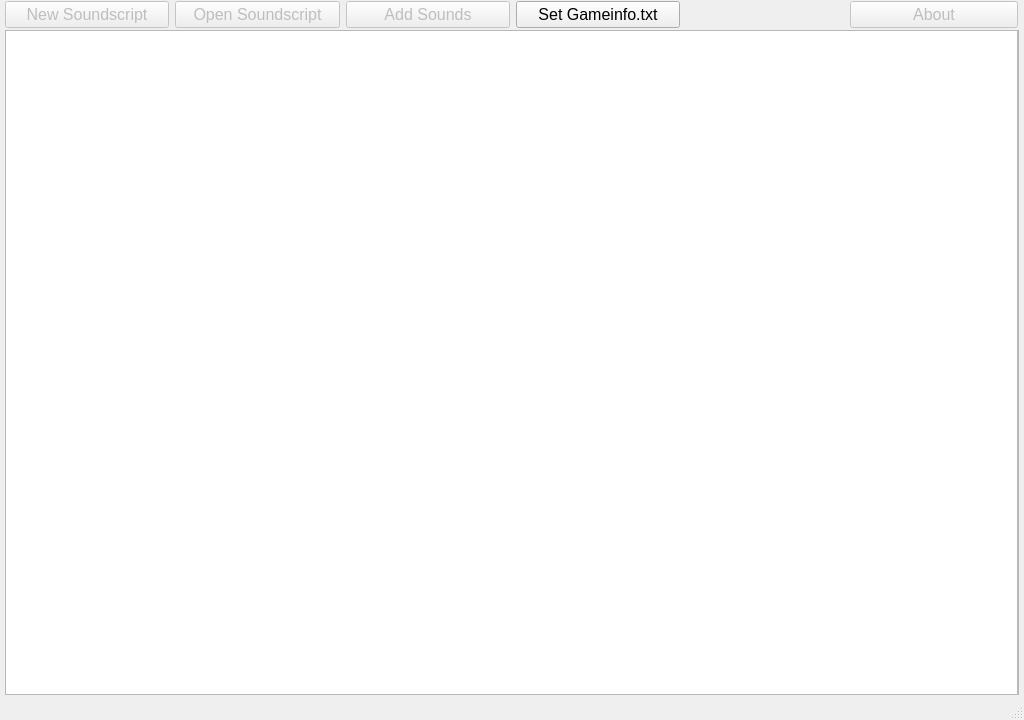
<?xml version="1.0" encoding="UTF-8"?>
<ui version="4.0">
 <class>MainWindow</class>
 <widget class="QMainWindow" name="MainWindow">
  <property name="enabled">
   <bool>true</bool>
  </property>
  <property name="geometry">
   <rect>
    <x>0</x>
    <y>0</y>
    <width>1024</width>
    <height>720</height>
   </rect>
  </property>
  <property name="sizePolicy">
   <sizepolicy hsizetype="Fixed" vsizetype="Fixed">
    <horstretch>0</horstretch>
    <verstretch>0</verstretch>
   </sizepolicy>
  </property>
  <property name="minimumSize">
   <size>
    <width>1024</width>
    <height>720</height>
   </size>
  </property>
  <property name="maximumSize">
   <size>
    <width>1024</width>
    <height>720</height>
   </size>
  </property>
  <property name="windowTitle">
   <string notr="true">Soundscripts Editor v.0.0.1</string>
  </property>
  <property name="locale">
   <locale language="English" country="UnitedStates"/>
  </property>
  <widget class="QWidget" name="centralwidget">
   <widget class="QFrame" name="frame">
    <property name="geometry">
     <rect>
      <x>5</x>
      <y>30</y>
      <width>1014</width>
      <height>665</height>
     </rect>
    </property>
    <property name="frameShape">
     <enum>QFrame::Shape::StyledPanel</enum>
    </property>
    <property name="frameShadow">
     <enum>QFrame::Shadow::Raised</enum>
    </property>
    <widget class="QTableView" name="tableView">
     <property name="geometry">
      <rect>
       <x>0</x>
       <y>0</y>
       <width>1013</width>
       <height>665</height>
      </rect>
     </property>
     <property name="sizeIncrement">
      <size>
       <width>6</width>
       <height>2</height>
      </size>
     </property>
     <property name="baseSize">
      <size>
       <width>6</width>
       <height>2</height>
      </size>
     </property>
    </widget>
   </widget>
   <widget class="QWidget" name="horizontalLayoutWidget">
    <property name="geometry">
     <rect>
      <x>-1</x>
      <y>-1</y>
      <width>681</width>
      <height>31</height>
     </rect>
    </property>
    <layout class="QHBoxLayout" name="horizontalLayout">
     <property name="leftMargin">
      <number>6</number>
     </property>
     <property name="topMargin">
      <number>0</number>
     </property>
     <item>
      <widget class="QPushButton" name="newSoundscriptButton">
       <property name="enabled">
        <bool>false</bool>
       </property>
       <property name="font">
        <font>
         <pointsize>12</pointsize>
        </font>
       </property>
       <property name="text">
        <string>New Soundscript</string>
       </property>
      </widget>
     </item>
     <item>
      <widget class="QPushButton" name="openSoundscriptButton">
       <property name="enabled">
        <bool>false</bool>
       </property>
       <property name="font">
        <font>
         <pointsize>12</pointsize>
        </font>
       </property>
       <property name="text">
        <string>Open Soundscript</string>
       </property>
      </widget>
     </item>
     <item>
      <widget class="QPushButton" name="addSoundsButton">
       <property name="enabled">
        <bool>false</bool>
       </property>
       <property name="font">
        <font>
         <pointsize>12</pointsize>
        </font>
       </property>
       <property name="text">
        <string>Add Sounds</string>
       </property>
      </widget>
     </item>
     <item>
      <widget class="QPushButton" name="setGameinfoButton">
       <property name="font">
        <font>
         <pointsize>12</pointsize>
        </font>
       </property>
       <property name="text">
        <string>Set Gameinfo.txt</string>
       </property>
      </widget>
     </item>
    </layout>
   </widget>
   <widget class="QWidget" name="horizontalLayoutWidget_2">
    <property name="geometry">
     <rect>
      <x>850</x>
      <y>-1</y>
      <width>171</width>
      <height>31</height>
     </rect>
    </property>
    <layout class="QHBoxLayout" name="horizontalLayout_2">
     <property name="spacing">
      <number>6</number>
     </property>
     <property name="topMargin">
      <number>0</number>
     </property>
     <property name="rightMargin">
      <number>3</number>
     </property>
     <item>
      <widget class="QPushButton" name="aboutButton">
       <property name="enabled">
        <bool>false</bool>
       </property>
       <property name="font">
        <font>
         <pointsize>12</pointsize>
        </font>
       </property>
       <property name="text">
        <string>About</string>
       </property>
      </widget>
     </item>
    </layout>
   </widget>
  </widget>
  <widget class="QStatusBar" name="statusbar"/>
  <action name="actionSetGameinfo">
   <property name="text">
    <string>SetGameinfo</string>
   </property>
   <property name="menuRole">
    <enum>QAction::MenuRole::NoRole</enum>
   </property>
  </action>
  <action name="actionNewSoundscript">
   <property name="text">
    <string>NewSoundscript</string>
   </property>
   <property name="menuRole">
    <enum>QAction::MenuRole::NoRole</enum>
   </property>
  </action>
  <action name="actionOpenSoundscript">
   <property name="text">
    <string>OpenSoundscript</string>
   </property>
   <property name="menuRole">
    <enum>QAction::MenuRole::NoRole</enum>
   </property>
  </action>
  <action name="actionAddSounds">
   <property name="text">
    <string>AddSounds</string>
   </property>
   <property name="menuRole">
    <enum>QAction::MenuRole::NoRole</enum>
   </property>
  </action>
  <action name="actionAbout">
   <property name="text">
    <string>About</string>
   </property>
   <property name="menuRole">
    <enum>QAction::MenuRole::NoRole</enum>
   </property>
  </action>
 </widget>
 <resources/>
 <connections>
  <connection>
   <sender>setGameinfoButton</sender>
   <signal>clicked()</signal>
   <receiver>actionSetGameinfo</receiver>
   <slot>trigger()</slot>
   <hints>
    <hint type="sourcelabel">
     <x>596</x>
     <y>14</y>
    </hint>
    <hint type="destinationlabel">
     <x>-1</x>
     <y>-1</y>
    </hint>
   </hints>
  </connection>
  <connection>
   <sender>newSoundscriptButton</sender>
   <signal>clicked()</signal>
   <receiver>actionNewSoundscript</receiver>
   <slot>trigger()</slot>
   <hints>
    <hint type="sourcelabel">
     <x>86</x>
     <y>14</y>
    </hint>
    <hint type="destinationlabel">
     <x>-1</x>
     <y>-1</y>
    </hint>
   </hints>
  </connection>
  <connection>
   <sender>openSoundscriptButton</sender>
   <signal>clicked()</signal>
   <receiver>actionOpenSoundscript</receiver>
   <slot>trigger()</slot>
   <hints>
    <hint type="sourcelabel">
     <x>256</x>
     <y>14</y>
    </hint>
    <hint type="destinationlabel">
     <x>-1</x>
     <y>-1</y>
    </hint>
   </hints>
  </connection>
  <connection>
   <sender>addSoundsButton</sender>
   <signal>clicked()</signal>
   <receiver>actionAddSounds</receiver>
   <slot>trigger()</slot>
   <hints>
    <hint type="sourcelabel">
     <x>426</x>
     <y>14</y>
    </hint>
    <hint type="destinationlabel">
     <x>-1</x>
     <y>-1</y>
    </hint>
   </hints>
  </connection>
  <connection>
   <sender>aboutButton</sender>
   <signal>clicked()</signal>
   <receiver>actionAbout</receiver>
   <slot>trigger()</slot>
   <hints>
    <hint type="sourcelabel">
     <x>934</x>
     <y>14</y>
    </hint>
    <hint type="destinationlabel">
     <x>-1</x>
     <y>-1</y>
    </hint>
   </hints>
  </connection>
 </connections>
</ui>
